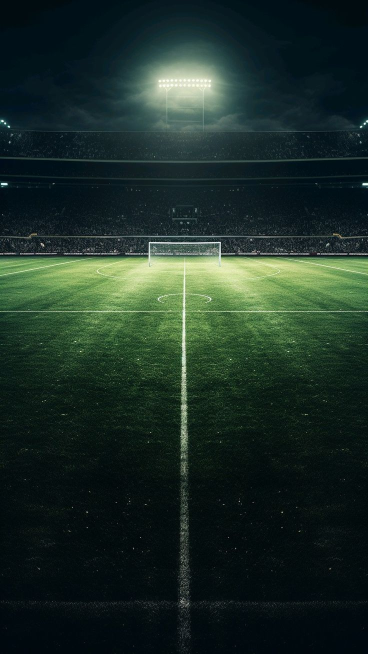
#> input picture Software/image/info/info_back2.jpg, 736 x 1308 px (shown at 1/2 size)
$ python '크로마키배경.py'
#> lines starting #> are read from the running program, lines starting #| are printed output that depends on the picture; after the words box and inside, x2 and y2 are one past the last pixel; in counts of white or black regions, pixels touching at a corner belong together
import cv2
import numpy as np

def nothing(x):
    # 트랙바를 위한 빈 함수
    pass

# 웹캠 열기
cap = cv2.VideoCapture(1)
if not cap.isOpened():
    print("오류: 웹캠을 열 수 없습니다.")
    exit()

# 배경 이미지 로드 (요청하신 경로로 수정)
try:
    background_image = cv2.imread('../image/info/info_back2.jpg')
#> background_image is the input picture: shape (1308, 736, 3); mean B, G, R 38.9, 46.5, 28.5
    if background_image is None:
        raise FileNotFoundError
except FileNotFoundError:
    print("오류: '../image/info/info_back2.jpg' 파일을 찾을 수 없습니다. 임시 배경을 생성합니다.")
    ret, frame = cap.read()
    if ret:
        background_image = np.full(frame.shape, (20, 20, 20), dtype=np.uint8)
    else:
        exit()

# 설정 창 및 트랙바 생성
cv2.namedWindow('Chroma Key Settings')
cv2.createTrackbar('H_lower', 'Chroma Key Settings', 40, 179, nothing)
cv2.createTrackbar('H_upper', 'Chroma Key Settings', 80, 179, nothing)
cv2.createTrackbar('S_lower', 'Chroma Key Settings', 70, 255, nothing)
cv2.createTrackbar('V_lower', 'Chroma Key Settings', 50, 255, nothing)

# ★★★ 1. 테두리 보정 강도 조절용 트랙바 추가 ★★★
cv2.createTrackbar('Spill_Strength', 'Chroma Key Settings', 50, 100, nothing)

print("ESC 키를 누르면 종료됩니다.")

while True:
    ret, frame = cap.read()
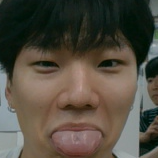
#> input picture Software/찬하/cam/captured_face.png, 158 x 158 px, given in place of the camera
#> frame is the input picture: shape (158, 158, 3); mean B, G, R 65.1, 76.8, 83.3
    if not ret:
        break

    h, w, _ = frame.shape
#> h = 158; w = 158
    background_image_resized = cv2.resize(background_image, (w, h))
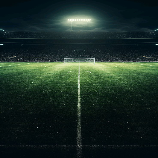
#> background_image_resized: shape (158, 158, 3); mean B, G, R 38.7, 46.3, 28.3

    hsv_frame = cv2.cvtColor(frame, cv2.COLOR_BGR2HSV)
#> hsv_frame: shape (158, 158, 3); mean H, S, V 41.1, 96.3, 88.6

    h_lower = cv2.getTrackbarPos('H_lower', 'Chroma Key Settings')
    h_upper = cv2.getTrackbarPos('H_upper', 'Chroma Key Settings')
    s_lower = cv2.getTrackbarPos('S_lower', 'Chroma Key Settings')
    v_lower = cv2.getTrackbarPos('V_lower', 'Chroma Key Settings')

    lower_green = np.array([h_lower, s_lower, v_lower])
    upper_green = np.array([h_upper, 255, 255])
    mask = cv2.inRange(hsv_frame, lower_green, upper_green)
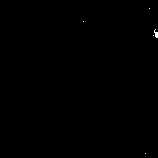
#> mask: shape (158, 158); 0.1% white; 5 white regions (4 under 20 px), largest, box (x1, y1, x2, y2) and area: (154, 29, 158, 38) 21

    # 마스크 후처리 (노이즈 제거, 구멍 메우기)
    kernel = np.ones((5, 5), np.uint8)
    mask_opened = cv2.morphologyEx(mask, cv2.MORPH_OPEN, kernel)
#> mask_opened: shape (158, 158); 0.06% white; 1 white region (1 under 20 px)
    mask_final = cv2.morphologyEx(mask_opened, cv2.MORPH_CLOSE, kernel)

    # ★★★ 2. 초록 테두리 색상 보정 (Green Spill 제거) ★★★

    # 1. 피사체(인물)의 외곽선 찾기 (테두리 영역 생성)
    inverse_mask = cv2.bitwise_not(mask_final)
#> inverse_mask: shape (158, 158); 99.9% white; 1 black region (1 under 20 px)
    # 외곽선을 살짝 팽창(dilate)시켜 테두리 영역을 좀 더 넓게 잡음
    dilated_inverse_mask = cv2.dilate(inverse_mask, kernel, iterations=2)
#> dilated_inverse_mask: shape (158, 158); every value is 255
    # 팽창된 외곽선에서 원래 외곽선을 빼서 순수한 '테두리' 부분만 추출
    spill_mask = cv2.subtract(dilated_inverse_mask, inverse_mask)

    # 2. 원본 프레임 복사 후, 테두리 영역에만 색상 보정 적용
    spill_corrected_frame = frame.copy()

    # 트랙바 값으로 보정 강도 조절 (0.0 ~ 1.0)
    strength = cv2.getTrackbarPos('Spill_Strength', 'Chroma Key Settings') / 100.0

    # spill_mask에서 0이 아닌(흰색) 픽셀들의 좌표를 가져옴
    spill_coords = np.where(spill_mask != 0)
#> spill_coords = 15 positions, rows 32 to 36, columns 155 to 157

    # 해당 좌표의 B, G, R 값을 가져옴
    b = spill_corrected_frame[spill_coords][:, 0].astype(np.float32)
#> b = [64, 72, 69, 69, 80, 73, 67, 74, 71, 67, 75, 74, 72, 71, 78]
    g = spill_corrected_frame[spill_coords][:, 1].astype(np.float32)
#> g = [89, 102, 102, 97, 114, 111, 95, 111, 112, 97, 114, 116, 103, 110, 120]
    r = spill_corrected_frame[spill_coords][:, 2].astype(np.float32)
#> r = [65, 77, 75, 71, 87, 81, 68, 82, 81, 69, 83, 82, 75, 77, 82]

    # 녹색(g) 값을 파란색(b)과 빨간색(r)의 평균값에 가깝게 보정
    # strength가 1이면 완전히 보정, 0이면 보정 안함
    new_g = g * (1 - strength) + ((b + r) / 2) * strength
#> new_g = [76.75, 88.25, 87, 83.5, 98.75, 94, 81.25, 94.5, 94, 82.5, 96.5, 97, 88.25, 92, 100]

    # 보정된 녹색 값을 원래 위치에 다시 적용
    spill_corrected_frame[spill_coords] = np.vstack((b, new_g.astype(np.uint8), r)).T
#> spill_corrected_frame: shape (158, 158, 3); 0.06% of pixels changed, all inside (x1, y1, x2, y2) = (155, 32, 158, 37)

    # ★★★★★★★★★★★★★★★★★★★★★★★★★★★★★★★★★★★★★★★★★★★★★★

    # 최종 합성
    final_mask_blurred = cv2.GaussianBlur(mask_final, (5, 5), 0)
    final_inverse_mask = cv2.bitwise_not(final_mask_blurred)
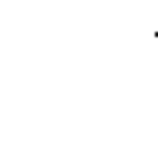
#> final_inverse_mask: shape (158, 158); min 0, max 255, mean 254.8

    background = cv2.bitwise_and(background_image_resized, background_image_resized, mask=final_mask_blurred)
    # 보정된 프레임(spill_corrected_frame)을 사용해 최종 합성
    foreground = cv2.bitwise_and(spill_corrected_frame, spill_corrected_frame, mask=final_inverse_mask)
    result = cv2.add(background, foreground)

    cv2.imshow('Original Camera', frame)
    cv2.imshow('Mask', spill_mask) # 테두리(spill_mask)가 잘 잡히는지 확인용
    cv2.imshow('Chroma Key Result', result)

    if cv2.waitKey(1) & 0xFF == 27:
#> (key Esc is pressed here)
        break

cap.release()
cv2.destroyAllWindows()
